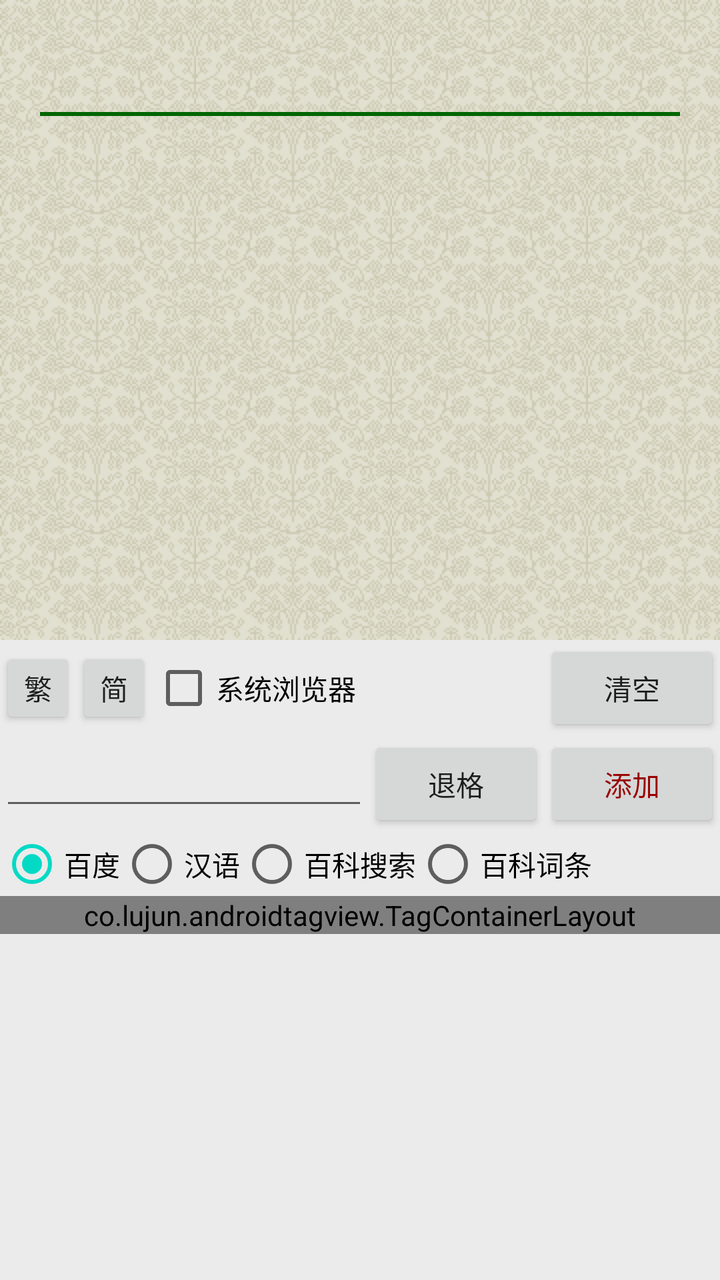
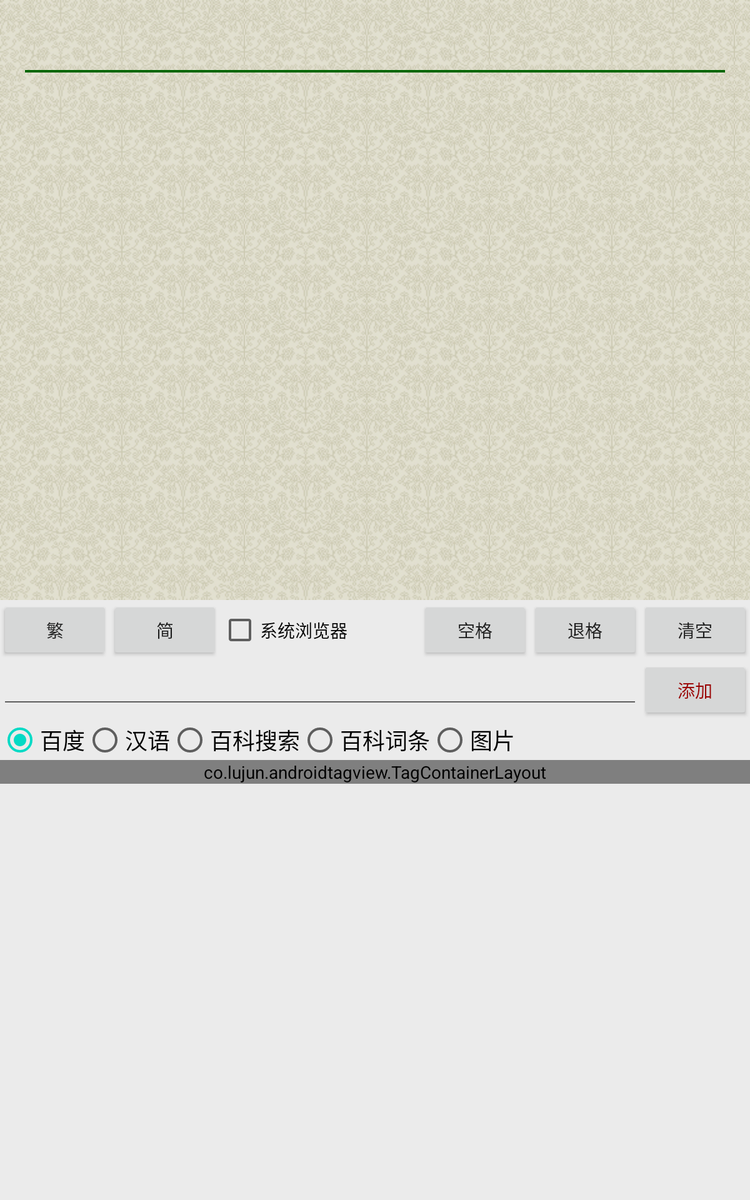

The same Android screen from two of the app's own layout files: first res/layout/ as a phone draws it, then the repository's variant for another configuration, drawn on a device whose configuration selects that folder. Both files follow.
<!-- AndroidManifest.xml: application theme AppTheme -->
<!-- res/layout/activity_study.xml -->
<?xml version="1.0" encoding="utf-8"?>
<LinearLayout xmlns:android="http://schemas.android.com/apk/res/android"
    xmlns:app="http://schemas.android.com/apk/res-auto"
    android:layout_width="match_parent"
    android:layout_height="match_parent"
    android:orientation="vertical">

    <ScrollView
        android:layout_width="match_parent"
        android:layout_height="0dp"
        android:layout_weight="1"
        android:background="@drawable/repeat_bg"
        android:fadeScrollbars="false"
        android:verticalScrollbarPosition="left">

        <LinearLayout
            android:layout_width="match_parent"
            android:layout_height="wrap_content"
            android:orientation="vertical">

            <TextView
                android:id="@+id/poem_title"
                android:layout_width="match_parent"
                android:layout_height="wrap_content"
                android:ellipsize="end"
                android:gravity="center_horizontal"
                android:padding="9dp"
                android:textColor="@android:color/black" />

            <TextView
                android:id="@+id/poem_author"
                android:layout_width="wrap_content"
                android:layout_height="wrap_content"
                android:layout_gravity="right"
                android:paddingRight="20dp" />

            <View
                android:layout_width="match_parent"
                android:layout_height="2dp"
                android:layout_marginLeft="20dp"
                android:layout_marginRight="20dp"
                android:background="#006600" />

            <TextView
                android:id="@+id/poem_text"
                android:layout_width="match_parent"
                android:layout_height="wrap_content"
                android:gravity="center_horizontal"
                android:paddingBottom="8dp"
                android:paddingTop="8dp"
                android:textColor="@android:color/black" />

        </LinearLayout>
    </ScrollView>

    <LinearLayout xmlns:android="http://schemas.android.com/apk/res/android"
        android:layout_width="match_parent"
        android:layout_height="0dp"
        android:layout_weight="1"
        android:background="#EBEBEB"
        android:orientation="vertical">

        
        <LinearLayout
            android:layout_width="match_parent"
            android:layout_height="wrap_content"
            android:orientation="horizontal">

            <Button
                android:id="@+id/button_t"
                android:layout_width="wrap_content"
                android:layout_height="wrap_content"
                android:minHeight="0dp"
                android:minWidth="30dp"
                android:text="繁" />

            <Button
                android:id="@+id/button_s"
                android:layout_width="wrap_content"
                android:layout_height="wrap_content"
                android:minHeight="0dp"
                android:minWidth="30dp"
                android:text="简" />

            <CheckBox
                android:id="@+id/sys_browser"
                android:layout_width="wrap_content"
                android:layout_height="wrap_content"
                android:text="系统浏览器" />

            <View
                android:layout_width="0dp"
                android:layout_height="0dp"
                android:layout_weight="1"
                android:visibility="invisible" />

            <Button
                android:id="@+id/edit_clear"
                android:layout_width="wrap_content"
                android:layout_height="wrap_content"
                android:text="清空" />
        </LinearLayout>

        
        <LinearLayout
            android:layout_width="match_parent"
            android:layout_height="wrap_content"
            android:focusable="true"
            android:focusableInTouchMode="true">

            <EditText
                android:id="@+id/item_edit"
                android:layout_width="0dp"
                android:layout_height="wrap_content"
                android:layout_weight="1"
                android:inputType="text"
                android:maxLines="1" />

            <Button
                android:id="@+id/edit_back"
                android:layout_width="wrap_content"
                android:layout_height="wrap_content"
                android:text="退格" />

            <Button
                android:id="@+id/add_item"
                android:layout_width="wrap_content"
                android:layout_height="wrap_content"
                android:text="添加"
                android:textColor="#990000" />
        </LinearLayout>

        <RadioGroup
            android:id="@+id/radioGroup"
            android:layout_width="wrap_content"
            android:layout_height="wrap_content"
            android:contentDescription="搜索方式"
            android:orientation="horizontal">

            <RadioButton
                android:id="@+id/search_baidu"
                android:layout_width="wrap_content"
                android:layout_height="wrap_content"
                android:checked="true"
                android:text="百度" />

            <RadioButton
                android:id="@+id/search_baiduhanyu"
                android:layout_width="wrap_content"
                android:layout_height="wrap_content"
                android:text="汉语" />

            <RadioButton
                android:id="@+id/search_baidubaike"
                android:layout_width="wrap_content"
                android:layout_height="wrap_content"
                android:text="百科搜索" />

            <RadioButton
                android:id="@+id/search_baidubaike_direct"
                android:layout_width="wrap_content"
                android:layout_height="wrap_content"
                android:text="百科词条" />
        </RadioGroup>

        <ScrollView
            android:layout_width="match_parent"
            android:layout_height="wrap_content"
            android:fadeScrollbars="false"
            android:verticalScrollbarPosition="left">

            <co.lujun.androidtagview.TagContainerLayout
                android:id="@+id/items"
                android:layout_width="match_parent"
                android:layout_height="wrap_content"
                app:container_background_color="#11FF0000"
                app:container_border_color="#22FF0000"
                app:container_border_radius="0dp"
                app:tag_background_color="#BDD5D9"
                app:tag_border_color="#88009688"
                app:tag_corner_radius="0dp"
                app:tag_cross_color="#999999"
                app:tag_enable_cross="true"
                app:tag_horizontal_padding="12dp"
                app:tag_text_color="#0f0f0f"
                app:tag_text_size="18sp"
                app:tag_theme="none"
                app:tag_vertical_padding="10dp" />
        </ScrollView>

    </LinearLayout>

</LinearLayout>
<!-- resources referenced by this layout -->
<resources>
  <!-- drawable repeat_bg (drawable) -->
  <?xml version="1.0" encoding="utf-8"?>
  <bitmap
      xmlns:android="http://schemas.android.com/apk/res/android"
      android:src="@drawable/bg"
      android:tileMode="repeat" />
  <style name="AppTheme" parent="Theme.AppCompat.Light.NoActionBar">
          
          <item name="buttonStyle">@style/MyButton</item>
  
          <item name="colorPrimary">@color/colorPrimary</item>
          <item name="colorPrimaryDark">@color/colorPrimaryDark</item>
          <item name="colorAccent">@color/colorAccent</item>
  
          <item name="actionOverflowButtonStyle">@style/MyOverflowButtonStyle</item>
      </style>
  <!-- drawable bg: jpg bitmap (drawable, 24603 bytes) -->
  <style name="MyButton" parent="Widget.AppCompat.Button">
          <item name="android:textAllCaps">false</item>
      </style>
  <style name="MyOverflowButtonStyle" parent="Widget.AppCompat.ActionButton.Overflow">
          <item name="android:tint">#FFFFFF</item>
      </style>
</resources>
<!-- res/layout-sw600dp/activity_study.xml (the repository's variant of the layout above) -->
<!-- drawn on a 7-inch tablet held upright -->
<?xml version="1.0" encoding="utf-8"?>
<LinearLayout xmlns:android="http://schemas.android.com/apk/res/android"
    xmlns:app="http://schemas.android.com/apk/res-auto"
    android:layout_width="match_parent"
    android:layout_height="match_parent"
    android:orientation="vertical">

    <ScrollView
        android:layout_width="match_parent"
        android:layout_height="0dp"
        android:layout_weight="1"
        android:background="@drawable/repeat_bg"
        android:fadeScrollbars="false"
        android:verticalScrollbarPosition="left">

        <LinearLayout
            android:layout_width="match_parent"
            android:layout_height="wrap_content"
            android:orientation="vertical">

            <TextView
                android:id="@+id/poem_title"
                android:layout_width="match_parent"
                android:layout_height="wrap_content"
                android:ellipsize="end"
                android:gravity="center_horizontal"
                android:padding="9dp"
                android:textColor="@android:color/black" />

            <TextView
                android:id="@+id/poem_author"
                android:layout_width="wrap_content"
                android:layout_height="wrap_content"
                android:layout_gravity="right"
                android:paddingRight="20dp" />

            <View
                android:layout_width="match_parent"
                android:layout_height="2dp"
                android:layout_marginLeft="20dp"
                android:layout_marginRight="20dp"
                android:background="#006600" />

            <TextView
                android:id="@+id/poem_text"
                android:layout_width="match_parent"
                android:layout_height="wrap_content"
                android:gravity="center_horizontal"
                android:paddingBottom="8dp"
                android:paddingTop="8dp"
                android:textColor="@android:color/black" />

        </LinearLayout>
    </ScrollView>

    <LinearLayout xmlns:android="http://schemas.android.com/apk/res/android"
        android:layout_width="match_parent"
        android:layout_height="0dp"
        android:layout_weight="1"
        android:background="#EBEBEB"
        android:orientation="vertical">

        
        <LinearLayout
            android:layout_width="match_parent"
            android:layout_height="wrap_content"
            android:orientation="horizontal">

            <Button
                android:id="@+id/button_t"
                android:layout_width="wrap_content"
                android:layout_height="wrap_content"
                android:text="繁" />

            <Button
                android:id="@+id/button_s"
                android:layout_width="wrap_content"
                android:layout_height="wrap_content"
                android:text="简" />

            <CheckBox
                android:id="@+id/sys_browser"
                android:layout_width="wrap_content"
                android:layout_height="wrap_content"
                android:text="系统浏览器" />

            <View
                android:layout_width="0dp"
                android:layout_height="0dp"
                android:layout_weight="1"
                android:visibility="invisible" />

            <Button
                android:id="@+id/edit_space"
                android:layout_width="wrap_content"
                android:layout_height="wrap_content"
                android:text="空格" />

            <Button
                android:id="@+id/edit_back"
                android:layout_width="wrap_content"
                android:layout_height="wrap_content"
                android:text="退格" />

            <Button
                android:id="@+id/edit_clear"
                android:layout_width="wrap_content"
                android:layout_height="wrap_content"
                android:text="清空" />
        </LinearLayout>

        
        <LinearLayout
            android:layout_width="match_parent"
            android:layout_height="wrap_content"
            android:focusable="true"
            android:focusableInTouchMode="true">

            <EditText
                android:id="@+id/item_edit"
                android:layout_width="0dp"
                android:layout_height="wrap_content"
                android:layout_weight="1"
                android:inputType="text"
                android:maxLines="1" />

            <Button
                android:id="@+id/add_item"
                android:layout_width="wrap_content"
                android:layout_height="wrap_content"
                android:text="添加"
                android:textColor="#990000" />
        </LinearLayout>

        <RadioGroup
            android:id="@+id/radioGroup"
            android:layout_width="wrap_content"
            android:layout_height="wrap_content"
            android:contentDescription="搜索方式"
            android:orientation="horizontal">

            <RadioButton
                android:id="@+id/search_baidu"
                android:layout_width="wrap_content"
                android:layout_height="wrap_content"
                android:checked="true"
                android:text="百度"
                android:textSize="18sp" />

            <RadioButton
                android:id="@+id/search_baiduhanyu"
                android:layout_width="wrap_content"
                android:layout_height="wrap_content"
                android:text="汉语"
                android:textSize="18sp" />

            <RadioButton
                android:id="@+id/search_baidubaike"
                android:layout_width="wrap_content"
                android:layout_height="wrap_content"
                android:text="百科搜索"
                android:textSize="18sp" />

            <RadioButton
                android:id="@+id/search_baidubaike_direct"
                android:layout_width="wrap_content"
                android:layout_height="wrap_content"
                android:text="百科词条"
                android:textSize="18sp" />

            <RadioButton
                android:id="@+id/search_baiduimg"
                android:layout_width="wrap_content"
                android:layout_height="wrap_content"
                android:text="图片"
                android:textSize="18sp" />
        </RadioGroup>

        <ScrollView
            android:layout_width="match_parent"
            android:layout_height="wrap_content"
            android:fadeScrollbars="false"
            android:verticalScrollbarPosition="left">

            <co.lujun.androidtagview.TagContainerLayout
                android:id="@+id/items"
                android:layout_width="match_parent"
                android:layout_height="wrap_content"
                app:container_background_color="#11FF0000"
                app:container_border_color="#22FF0000"
                app:container_border_radius="0dp"
                app:tag_background_color="#BDD5D9"
                app:tag_border_color="#88009688"
                app:tag_corner_radius="0dp"
                app:tag_cross_color="#999999"
                app:tag_enable_cross="true"
                app:tag_horizontal_padding="12dp"
                app:tag_text_color="#0f0f0f"
                app:tag_text_size="18sp"
                app:tag_theme="none"
                app:tag_vertical_padding="10dp" />
        </ScrollView>

    </LinearLayout>

</LinearLayout>
